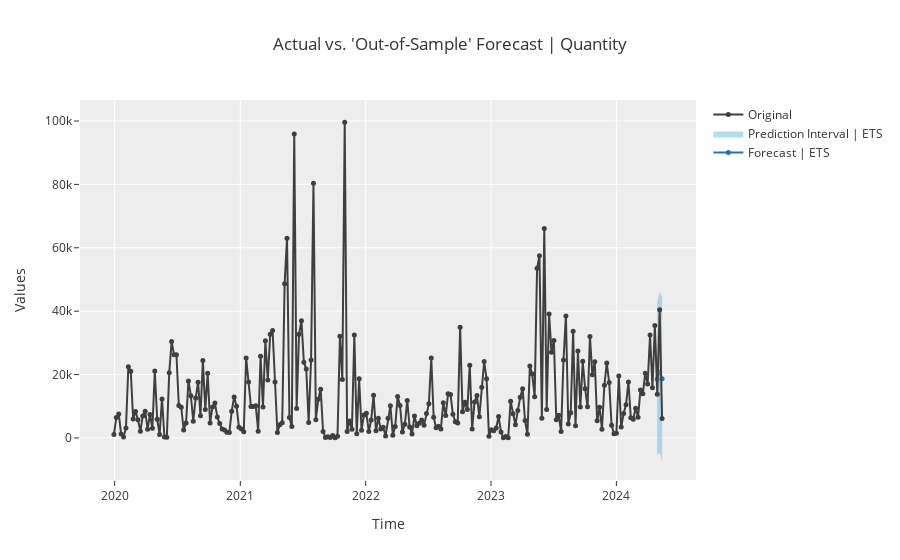

Here is the notebook cell this chart was saved with:
### Markdown cell above
## ETS Model

### Code cell
ets_dt = exp.create_model('ets')

exp.plot_model(estimator = ets_dt, 
               plot = 'forecast', 
               data_kwargs = {'fh' : 3})

### Figure 1 — Plotly figure (JSON) as saved in the notebook; plotly's stock layout.template omitted (floating-point values rounded to 4 significant figures; data arrays with more than 128 entries replaced by an {"elided": "..."} marker saying what was removed)
{"data": [{"line": {"color": "#1f77b4"}, "marker": {"size": 5}, "mode": "lines+markers", "name": "Forecast | ETS", "showlegend": true, "type": "scatter", "x": ["2024-04-29T00:00:00", "2024-05-06T00:00:00", "2024-05-13T00:00:00"], "y": [18500.0, 20810.0, 18710.0]}, {"line": {"width": 0}, "marker": {"color": "#68BBE3"}, "mode": "lines", "name": "Lower Interval", "showlegend": false, "type": "scatter", "x": ["2024-04-29T00:00:00", "2024-05-06T00:00:00", "2024-05-13T00:00:00"], "y": [-5610.0, -4645.0, -7272.0]}, {"fill": "tonexty", "fillcolor": "rgba(104,187,227,0.5)", "line": {"width": 0}, "marker": {"color": "#68BBE3"}, "mode": "lines", "name": "Prediction Interval | ETS", "showlegend": true, "type": "scatter", "x": ["2024-04-29T00:00:00", "2024-05-06T00:00:00", "2024-05-13T00:00:00"], "y": [42720.0, 46100.0, 44500.0]}, {"marker": {"color": "#3f3f3f", "size": 5}, "mode": "lines+markers", "name": "Original", "showlegend": true, "type": "scatter", "x": {"elided": "229 str values"}, "y": {"elided": "229 int values"}}], "layout": {"showlegend": true, "title": {"text": "Actual vs. 'Out-of-Sample' Forecast | Quantity"}, "xaxis": {"title": {"text": "Time"}}, "yaxis": {"title": {"text": "Values"}}}}
